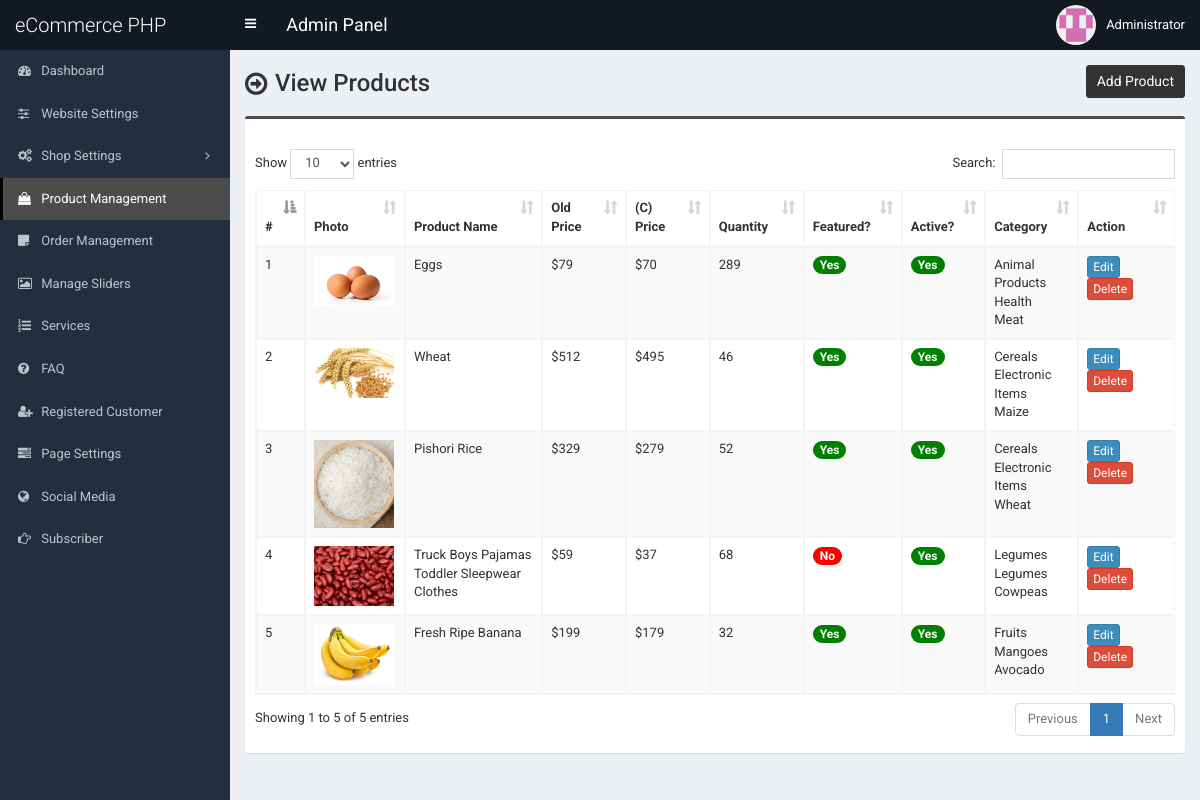
Screenshot of /admin/product.php (signed in) with the database file from the repository.
### tables this page shows
CREATE TABLE `tbl_product` (
  `p_id` int(11) NOT NULL,
  `p_name` varchar(255) NOT NULL,
  `p_old_price` varchar(10) NOT NULL,
  `p_current_price` varchar(10) NOT NULL,
  `p_qty` int(10) NOT NULL,
  `p_featured_photo` varchar(255) NOT NULL,
  `p_description` text NOT NULL,
  `p_short_description` text NOT NULL,
  `p_feature` text NOT NULL,
  `p_condition` text NOT NULL,
  `p_return_policy` text NOT NULL,
  `p_total_view` int(11) NOT NULL,
  `p_is_featured` int(1) NOT NULL,
  `p_is_active` int(1) NOT NULL,
  `ecat_id` int(11) NOT NULL
);

CREATE TABLE `tbl_top_category` (
  `tcat_id` int(11) NOT NULL,
  `tcat_name` varchar(255) NOT NULL,
  `show_on_menu` int(1) NOT NULL
);

CREATE TABLE `tbl_mid_category` (
  `mcat_id` int(11) NOT NULL,
  `mcat_name` varchar(255) NOT NULL,
  `tcat_id` int(11) NOT NULL
);

CREATE TABLE `tbl_end_category` (
  `ecat_id` int(11) NOT NULL,
  `ecat_name` varchar(255) NOT NULL,
  `mcat_id` int(11) NOT NULL
);

### admin/product.php (the view, shortened to what this page needs)
<?php require_once('header.php'); ?>
<section class="content-header">
	<div class="content-header-left">
		<h1>View Products</h1>
	</div>
	<div class="content-header-right">
		<a href="product-add.php" class="btn btn-primary btn-sm">Add Product</a>
	</div>
</section>
<section class="content">
	<div class="row">
		<div class="col-md-12">
			<div class="box box-info">
				<div class="box-body table-responsive">
					<table id="example1" class="table table-bordered table-hover table-striped">
					<thead class="thead-dark">
							<tr>
								<th width="10">#</th>
								<th>Photo</th>
								<th width="160">Product Name</th>
								<th width="60">Old Price</th>
								<th width="60">(C) Price</th>
								<th width="60">Quantity</th>
								<th>Featured?</th>
								<th>Active?</th>
								<th>Category</th>
								<th width="80">Action</th>
							</tr>
						</thead>
						<tbody>
							<?php
							$i=0;
							$statement = $pdo->prepare("SELECT
														t1.p_id,
														t1.p_name,
														t1.p_old_price,
														t1.p_current_price,
														t1.p_qty,
														t1.p_featured_photo,
														t1.p_is_featured,
														t1.p_is_active,
														t1.ecat_id,
														t2.ecat_id,
														t2.ecat_name,
														t3.mcat_id,
														t3.mcat_name,
														t4.tcat_id,
														t4.tcat_name
							                           	FROM tbl_product t1
							                           	JOIN tbl_end_category t2
							                           	ON t1.ecat_id = t2.ecat_id
							                           	JOIN tbl_mid_category t3
							                           	ON t2.mcat_id = t3.mcat_id
							                           	JOIN tbl_top_category t4
							                           	ON t3.tcat_id = t4.tcat_id
							                           	ORDER BY t1.p_id DESC
							                           	");
							$statement->execute();
							$result = $statement->fetchAll(PDO::FETCH_ASSOC);
							foreach ($result as $row) {
								$i++;
								?>
								<tr>
									<td><?php echo $i; ?></td>
									<td style="width:82px;"><img src="../assets/uploads/<?php echo $row['p_featured_photo']; ?>" alt="<?php echo $row['p_name']; ?>" style="width:80px;"></td>
									<td><?php echo $row['p_name']; ?></td>
									<td>$<?php echo $row['p_old_price']; ?></td>
									<td>$<?php echo $row['p_current_price']; ?></td>
									<td><?php echo $row['p_qty']; ?></td>
									<td>
										<?php if($row['p_is_featured'] == 1) {echo '<span class="badge badge-success" style="background-color:green;">Yes</span>';} else {echo '<span class="badge badge-success" style="background-color:red;">No</span>';} ?>
									</td>
									<td>
										<?php if($row['p_is_active'] == 1) {echo '<span class="badge badge-success" style="background-color:green;">Yes</span>';} else {echo '<span class="badge badge-danger" style="background-color:red;">No</span>';} ?>
									</td>
									<td><?php echo $row['tcat_name']; ?><br><?php echo $row['mcat_name']; ?><br><?php echo $row['ecat_name']; ?></td>
									<td>
										<a href="product-edit.php?id=<?php echo $row['p_id']; ?>" class="btn btn-primary btn-xs">Edit</a>
										<a href="#" class="btn btn-danger btn-xs" data-href="product-delete.php?id=<?php echo $row['p_id']; ?>" data-toggle="modal" data-target="#confirm-delete">Delete</a>
									</td>
								</tr>
								<?php
							}
							?>
						</tbody>
					</table>
				</div>
			</div>
		</div>
	</div>
</section>
<?php require_once('footer.php'); ?>

### admin/header.php (shortened to what this page needs)
<!DOCTYPE html>
<html>
<head>
	<link rel="stylesheet" href="css/bootstrap.min.css">
	<link rel="stylesheet" href="css/font-awesome.min.css">
	<link rel="stylesheet" href="css/ionicons.min.css">
	<link rel="stylesheet" href="css/datepicker3.css">
	<link rel="stylesheet" href="css/all.css">
	<link rel="stylesheet" href="css/select2.min.css">
	<link rel="stylesheet" href="css/dataTables.bootstrap.css">
	<link rel="stylesheet" href="css/jquery.fancybox.css">
	<link rel="stylesheet" href="css/AdminLTE.min.css">
	<link rel="stylesheet" href="css/_all-skins.min.css">
	<link rel="stylesheet" href="css/on-off-switch.css"/>
	<link rel="stylesheet" href="css/summernote.css">
	<link rel="stylesheet" href="style.css">
</head>
<body class="hold-transition fixed skin-blue sidebar-mini">
	<div class="wrapper">
		<header class="main-header">
			<a href="index.php" class="logo">
				<span class="logo-lg">eCommerce PHP</span>
			</a>
			<nav class="navbar navbar-static-top">
				<a href="#" class="sidebar-toggle" data-toggle="offcanvas" role="button">
				</a>
				<span style="float:left;line-height:50px;color:#fff;padding-left:15px;font-size:18px;">Admin Panel</span>
				<div class="navbar-custom-menu">
					<ul class="nav navbar-nav">
						<li class="dropdown user user-menu">
							<a href="#" class="dropdown-toggle" data-toggle="dropdown">
								<img src="../assets/uploads/<?php echo $_SESSION['user']['photo']; ?>" class="user-image" alt="User Image">
								<span class="hidden-xs"><?php echo $_SESSION['user']['full_name']; ?></span>
							</a>
						</li>
					</ul>
				</div>
			</nav>
		</header>
  		<?php $cur_page = substr($_SERVER["SCRIPT_NAME"],strrpos($_SERVER["SCRIPT_NAME"],"/")+1); ?>
  		<aside class="main-sidebar">
    		<section class="sidebar">
      			<ul class="sidebar-menu">
			        <li class="treeview <?php if($cur_page == 'index.php') {echo 'active';} ?>">
			          <a href="index.php">
			            <i class="fa fa-dashboard"></i> <span>Dashboard</span>
			          </a>
			        </li>
			        <li class="treeview <?php if( ($cur_page == 'settings.php') ) {echo 'active';} ?>">
			          <a href="settings.php">
			            <i class="fa fa-sliders"></i> <span>Website Settings</span>
			          </a>
			        </li>
                    <li class="treeview <?php if( ($cur_page == 'size.php') || ($cur_page == 'size-add.php') || ($cur_page == 'size-edit.php') || ($cur_page == 'color.php') || ($cur_page == 'color-add.php') || ($cur_page == 'color-edit.php') || ($cur_page == 'country.php') || ($cur_page == 'country-add.php') || ($cur_page == 'country-edit.php') || ($cur_page == 'shipping-cost.php') || ($cur_page == 'shipping-cost-edit.php') || ($cur_page == 'top-category.php') || ($cur_page == 'top-category-add.php') || ($cur_page == 'top-category-edit.php') || ($cur_page == 'mid-category.php') || ($cur_page == 'mid-category-add.php') || ($cur_page == 'mid-category-edit.php') || ($cur_page == 'end-category.php') || ($cur_page == 'end-category-add.php') || ($cur_page == 'end-category-edit.php') ) {echo 'active';} ?>">
                        <a href="#">
                            <i class="fa fa-cogs"></i>
                            <span>Shop Settings</span>
                            <span class="pull-right-container">
								<i class="fa fa-angle-left pull-right"></i>
							</span>
                        </a>
                    </li>
                    <li class="treeview <?php if( ($cur_page == 'product.php') || ($cur_page == 'product-add.php') || ($cur_page == 'product-edit.php') ) {echo 'active';} ?>">
                        <a href="product.php">
                            <i class="fa fa-shopping-bag"></i> <span>Product Management</span>
                        </a>
                    </li>
                    <li class="treeview <?php if( ($cur_page == 'order.php') ) {echo 'active';} ?>">
                        <a href="order.php">
                            <i class="fa fa-sticky-note"></i> <span>Order Management</span>
                        </a>
                    </li>
                     <li class="treeview <?php if( ($cur_page == 'slider.php') ) {echo 'active';} ?>">
			          <a href="slider.php">
			            <i class="fa fa-picture-o"></i> <span>Manage Sliders</span>
			          </a>
			        </li>
			        <li class="treeview <?php if( ($cur_page == 'service.php') ) {echo 'active';} ?>">
			          <a href="service.php">
			            <i class="fa fa-list-ol"></i> <span>Services</span>
			          </a>
			        </li>
			      			        <li class="treeview <?php if( ($cur_page == 'faq.php') ) {echo 'active';} ?>">
			          <a href="faq.php">
			            <i class="fa fa-question-circle"></i> <span>FAQ</span>
			          </a>
			        </li>
						<li class="treeview <?php if( ($cur_page == 'customer.php') || ($cur_page == 'customer-add.php') || ($cur_page == 'customer-edit.php') ) {echo 'active';} ?>">
			          <a href="customer.php">
			            <i class="fa fa-user-plus"></i> <span>Registered Customer</span>
			          </a>
			        </li>
			        <li class="treeview <?php if( ($cur_page == 'page.php') ) {echo 'active';} ?>">
			          <a href="page.php">
			            <i class="fa fa-tasks"></i> <span>Page Settings</span>
			          </a>
			        </li>
			        <li class="treeview <?php if( ($cur_page == 'social-media.php') ) {echo 'active';} ?>">
			          <a href="social-media.php">
			            <i class="fa fa-globe"></i> <span>Social Media</span>
			          </a>
			        </li>
			        <li class="treeview <?php if( ($cur_page == 'subscriber.php')||($cur_page == 'subscriber.php') ) {echo 'active';} ?>">
			          <a href="subscriber.php">
			            <i class="fa fa-hand-o-right"></i> <span>Subscriber</span>
			          </a>
			        </li>
      			</ul>
    		</section>
  		</aside>
  		<div class="content-wrapper">

### admin/footer.php (shortened to what this page needs)
		</div>
	</div>
</body>
</html>

### admin/style.css (style rules this page uses)
body { font-size: 13px; font-family: "Roboto", sans-serif; }
.navbar-nav > .user-menu .user-image { width: 40px; height: 40px; margin-top: -10px; }
.content-header > h1, .content-header .content-header-left h1 { font-family: "Roboto", sans-serif; }
.main-header .logo { text-align: left; }
.main-header .logo .logo-lg { font-family: "Roboto", sans-serif; }
.box-info { padding-top: 20px; }
.sidebar-menu li > a > .pull-right-container > .fa-angle-left:before { content: "\f105"; }
.content-header { overflow: hidden; }
.content-header .content-header-left { float: left; padding-top: 5px; }
.content-header .content-header-right { float: right; }
.content-header .content-header-left h1 { margin-top: 0; margin-bottom: 0; padding-left: 30px; padding-bottom: 5px; font-size: 24px; position: relative; }
.content-header .content-header-left h1:before { position: absolute; top: 0; left: 0; font-family: "FontAwesome", sans-serif; font-size: 26px; content: "\f18e"; }
.content-header .content-header-right a { position: relative; font-size: 14px; }
.skin-blue .sidebar-menu > li:hover > a, .skin-blue .sidebar-menu > li.active > a { color: #fff; background: #3c8dbc; border-left-color: #3c8dbc; }
.skin-blue .main-header .logo, .skin-blue .main-header .logo:hover, .skin-blue .main-header .navbar, .skin-blue .main-header .navbar .sidebar-toggle:hover { background-color: #131921; }
.skin-blue .sidebar-menu > li:hover > a, .skin-blue .sidebar-menu > li.active > a { background-color: #4c4c4c; border-left-color: #000000; }
.box.box-info { border-top-color: #4c4c4c; }
.content-header .content-header-right a { background-color: #333333; border-color: #333333; }

### rows the page displays
tbl_product: p_featured_photo (picture), p_name "Eggs", p_old_price "79", p_current_price "70", p_qty "289", p_is_featured "Yes", p_is_active "Yes", tbl_top_category.tcat_name "Animal Products", tbl_mid_category.mcat_name "Health", ecat.ecat_name "Meat"
tbl_product: p_featured_photo (picture), p_name "Wheat", p_old_price "512", p_current_price "495", p_qty "46", p_is_featured "Yes", p_is_active "Yes", tbl_top_category.tcat_name "Cereals", tbl_mid_category.mcat_name "Electronic Items", ecat.ecat_name "Maize"
tbl_product: p_featured_photo (picture), p_name "Pishori Rice", p_old_price "329", p_current_price "279", p_qty "52", p_is_featured "Yes", p_is_active "Yes", tbl_top_category.tcat_name "Cereals", tbl_mid_category.mcat_name "Electronic Items", ecat.ecat_name "Wheat"
tbl_product: p_featured_photo (picture), p_name "Truck Boys Pajamas Toddler Sleepwear Clothes", p_old_price "59", p_current_price "37", p_qty "68", p_is_featured "No", p_is_active "Yes", tbl_top_category.tcat_name "Legumes", tbl_mid_category.mcat_name "Legumes", ecat.ecat_name "Cowpeas"
tbl_product: p_featured_photo (picture), p_name "Fresh Ripe Banana", p_old_price "199", p_current_price "179", p_qty "32", p_is_featured "Yes", p_is_active "Yes", tbl_top_category.tcat_name "Fruits", tbl_mid_category.mcat_name "Mangoes", ecat.ecat_name "Avocado"

### other values shown
$_SESSION['user']['full_name'] "Administrator"
